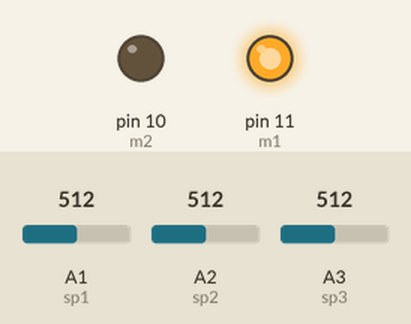
This sketch was run on a simulated Arduino Uno, built with avr-gcc and run on an emulated ATmega328P. On the bench: output pins drawn as LEDs (lit = HIGH). The inputs (shaded band) are chosen by the test bench; at power-on: A1 (sp1) = 512, A2 (sp2) = 512, A3 (sp3) = 512. What the sketch prints to the serial monitor is not drawn.

Above: at 0.1 s.
Timing chart, 0 to 1.6 s (numbered marks = the images above):
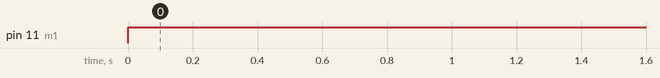

The sketch:

3_sensor_calibration.ino
```cpp
int m1=11, m2=10;
int sp1=A1, sp2=A2, sp3=A3;
int s1, s2, s3;

void setup() {
  pinMode(m1, OUTPUT);
  pinMode(m2, OUTPUT);
  pinMode(sp1, INPUT);
  pinMode(sp2, INPUT);
  pinMode(sp3, INPUT);
  Serial.begin(9600);
}

void loop() {
  // put your main code here, to run repeatedly:
//digitalWrite(6, HIGH);
digitalWrite(m1, HIGH);
digitalWrite(m2, LOW);

s1 = analogRead(sp1);
s2 = analogRead(sp2);
s3 = analogRead(sp3);
Serial.println(s3);
Serial.print(s2);
Serial.print(s3);
delay(50);
}
```

Measured:
- by itself, pin 11 (m1): LOW → HIGH at 0.00 s
